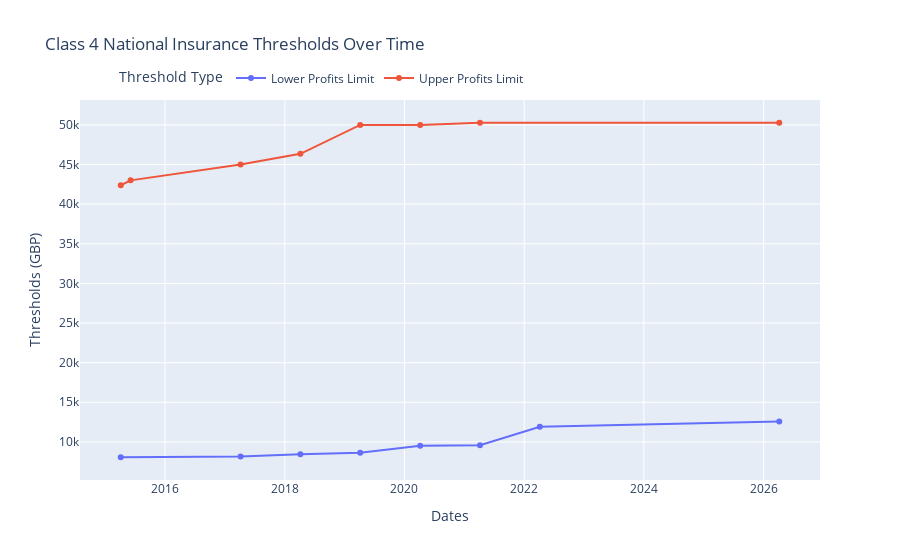

Source (notebook cell):
### Markdown cell above
**- Class 4 National Insurance Thresholds:**

### Code cell
# @title
dates_lower_profits_limit = ["2015-04-06", "2017-04-06", "2018-04-06", "2019-04-06", "2020-04-06", "2021-04-06", "2022-04-06", "2026-04-06"]
values_lower_profits_limit = [8060, 8164, 8424, 8632, 9500, 9568, 11908, 12570]

dates_upper_profits_limit = ["2015-04-06", "2015-06-05", "2017-04-06", "2018-04-06", "2019-04-06", "2020-04-06", "2021-04-06", "2026-04-06"]
values_upper_profits_limit = [42386, 43000, 45000, 46350, 50000, 50000, 50270, 50270]

df_lower = pd.DataFrame({'Dates': dates_lower_profits_limit, 'Values': values_lower_profits_limit, 'Label': 'Lower Profits Limit'})
df_upper = pd.DataFrame({'Dates': dates_upper_profits_limit, 'Values': values_upper_profits_limit, 'Label': 'Upper Profits Limit'})
df = pd.concat([df_lower, df_upper])

fig = px.line(df, x='Dates', y='Values', color='Label', title='Class 4 National Insurance Thresholds Over Time', markers=True)

fig.update_layout(
    xaxis_title="Dates",
    yaxis_title="Thresholds (GBP)",
    legend_title_text='Threshold Type',
    legend=dict(orientation="h", yanchor="bottom", y=1.02, xanchor="left", x=0.05)
)

fig.show()

### Figure 1 — Plotly figure (JSON) as saved in the notebook; plotly's stock layout.template omitted (floating-point values rounded to 4 significant figures)
{"data": [{"hovertemplate": "Label=Lower Profits Limit<br>Dates=%{x}<br>Values=%{y}<extra></extra>", "legendgroup": "Lower Profits Limit", "line": {"color": "#636efa", "dash": "solid"}, "marker": {"symbol": "circle"}, "mode": "lines+markers", "name": "Lower Profits Limit", "orientation": "v", "showlegend": true, "type": "scatter", "x": ["2015-04-06", "2017-04-06", "2018-04-06", "2019-04-06", "2020-04-06", "2021-04-06", "2022-04-06", "2026-04-06"], "xaxis": "x", "y": [8060, 8164, 8424, 8632, 9500, 9568, 11908, 12570], "yaxis": "y"}, {"hovertemplate": "Label=Upper Profits Limit<br>Dates=%{x}<br>Values=%{y}<extra></extra>", "legendgroup": "Upper Profits Limit", "line": {"color": "#EF553B", "dash": "solid"}, "marker": {"symbol": "circle"}, "mode": "lines+markers", "name": "Upper Profits Limit", "orientation": "v", "showlegend": true, "type": "scatter", "x": ["2015-04-06", "2015-06-05", "2017-04-06", "2018-04-06", "2019-04-06", "2020-04-06", "2021-04-06", "2026-04-06"], "xaxis": "x", "y": [42386, 43000, 45000, 46350, 50000, 50000, 50270, 50270], "yaxis": "y"}], "layout": {"legend": {"orientation": "h", "title": {"text": "Threshold Type"}, "tracegroupgap": 0, "x": 0.05, "xanchor": "left", "y": 1.02, "yanchor": "bottom"}, "title": {"text": "Class 4 National Insurance Thresholds Over Time"}, "xaxis": {"anchor": "y", "domain": [0, 1], "title": {"text": "Dates"}}, "yaxis": {"anchor": "x", "domain": [0, 1], "title": {"text": "Thresholds (GBP)"}}}}
